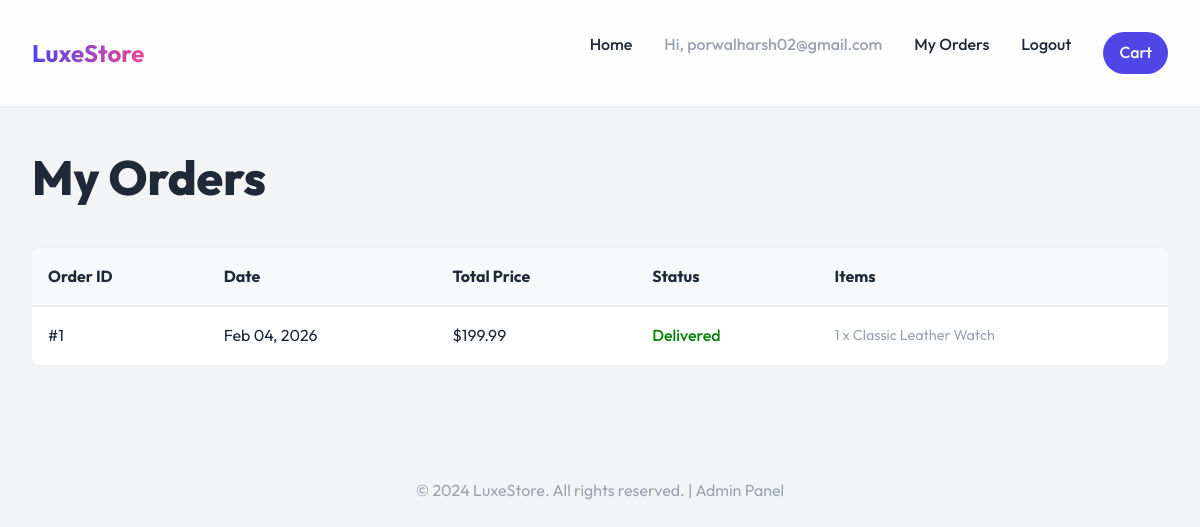
Page /orders/ (signed in) on the committed database.
### shop/models.py (models this page shows, shortened)
class Order(models.Model):
    user = models.ForeignKey(User, on_delete=models.CASCADE, null=True, blank=True)
    full_name = models.CharField(max_length=200)
    address = models.TextField()
    phone_number = models.CharField(max_length=20)
    total_price = models.DecimalField(max_digits=10, decimal_places=2)
    is_delivered = models.BooleanField(default=False)
    created_at = models.DateTimeField(auto_now_add=True)

class OrderItem(models.Model):
    order = models.ForeignKey(Order, on_delete=models.CASCADE)
    product = models.ForeignKey(Product, on_delete=models.CASCADE)
    quantity = models.PositiveIntegerField(default=1)
    price = models.DecimalField(max_digits=10, decimal_places=2)

class Product(models.Model):
    category = models.ForeignKey(Category, on_delete=models.SET_NULL, null=True, blank=True)
    name = models.CharField(max_length=200)
    price = models.DecimalField(max_digits=10, decimal_places=2)
    description = models.TextField()
    image = models.ImageField(upload_to='products/', blank=True, null=True)

### shop/views.py (the view)
# urls.py: path('orders/', views.order_list, name='order_list'),
def order_list(request):
    if not request.user.is_authenticated:
        return redirect('login')
    orders = Order.objects.filter(user=request.user).order_by('-created_at')
    return render(request, 'shop/order_list.html', {'orders': orders})

### shop/templates/shop/order_list.html (shortened to what this page needs)
{% extends 'shop/base.html' %}
{% block content %}
<div class="product-header">
    <h1>My Orders</h1>
</div>
{% if orders %}
<div style="overflow-x: auto;">
    <table
        style="width: 100%; border-collapse: collapse; margin-top: 1rem; background: white; border-radius: 8px; overflow: hidden; box-shadow: 0 2px 10px rgba(0,0,0,0.05);">
        <thead>
            <tr style="background-color: #f8f9fa; border-bottom: 2px solid #eee;">
                <th style="padding: 1rem; text-align: left;">Order ID</th>
                <th style="padding: 1rem; text-align: left;">Date</th>
                <th style="padding: 1rem; text-align: left;">Total Price</th>
                <th style="padding: 1rem; text-align: left;">Status</th>
                <th style="padding: 1rem; text-align: left;">Items</th>
            </tr>
        </thead>
        <tbody>
            {% for order in orders %}
            <tr style="border-bottom: 1px solid #eee;">
                <td style="padding: 1rem;">#{{ order.id }}</td>
                <td style="padding: 1rem;">{{ order.created_at|date:"M d, Y" }}</td>
                <td style="padding: 1rem;">${{ order.total_price }}</td>
                <td style="padding: 1rem;">
                    {% if order.is_delivered %}
                    <span style="color: green; font-weight: 500;">Delivered</span>
                    {% else %}
                    <span style="color: orange; font-weight: 500;">Pending</span>
                    {% endif %}
                </td>
                <td style="padding: 1rem;">
                    <ul style="list-style: none; padding: 0; margin: 0; font-size: 0.9rem; color: var(--gray);">
                        {% for item in order.orderitem_set.all %}
                        <li>{{ item.quantity }} x {{ item.product.name }}</li>
                        {% endfor %}
                    </ul>
                </td>
            </tr>
            {% endfor %}
        </tbody>
    </table>
</div>
{% else %}
<p style="text-align: center; margin-top: 2rem; color: var(--gray);">You have no orders yet.</p>
<div style="text-align: center; margin-top: 1rem;">
    <a href="{% url 'product_list' %}" class="btn">Start Shopping</a>
</div>
{% endif %}
{% endblock %}

### shop/templates/shop/base.html (shortened to what this page needs)
{% load static %}
<!DOCTYPE html>
<html lang="en">
<head>
    <link rel="stylesheet" href="{% static 'shop/style.css' %}">
</head>
<body>
    <nav>
        <div class="container nav-content">
            <a href="{% url 'product_list' %}" class="logo">LuxeStore</a>
            <ul class="nav-links">
                <li><a href="{% url 'product_list' %}">Home</a></li>
                {% if user.is_authenticated %}
                <li><span style="color: var(--gray);">Hi, {{ user.username }}</span></li>
                <li><a href="{% url 'order_list' %}">My Orders</a></li>
                <li><a href="{% url 'logout' %}">Logout</a></li>
                {% else %}
                <li><a href="{% url 'login' %}">Login</a></li>
                <li><a href="{% url 'register' %}">Register</a></li>
                {% endif %}
                <li>
                    <a href="{% url 'cart_detail' %}" class="cart-link">
                        Cart
                    </a>
                </li>
            </ul>
        </div>
    </nav>
    <main class="container">
        {% block content %}{% endblock %}
    </main>
    <footer style="text-align: center; padding: 2rem 0; margin-top: 4rem; color: var(--gray);">
        <p>&copy; 2024 LuxeStore. All rights reserved. | <a href="{% url 'admin:index' %}"
                style="color: var(--gray); text-decoration: none;">Admin Panel</a></p>
    </footer>
</body>
</html>

### shop/static/shop/style.css (style rules this page uses)
:root { --primary: #4f46e5; --primary-dark: #4338ca; --secondary: #ec4899; --dark: #1f2937; --light: #f3f4f6; --white: #ffffff; --gray: #9ca3af; --success: #10b981; --border-radius: 12px; --shadow: 0 4px 6px -1px rgba(0, 0, 0, 0.1), 0 2px 4px -1px rgba(0, 0, 0, 0.06); --shadow-lg: 0 10px 15px -3px rgba(0, 0, 0, 0.1), 0 4px 6px -2px rgba(0, 0, 0, 0.05); --font-main: 'Outfit', sans-serif; }
body { font-family: var(--font-main); background-color: var(--light); color: var(--dark); margin: 0; line-height: 1.6; }
a { text-decoration: none; color: inherit; transition: color 0.3s ease; }
ul { list-style: none; padding: 0; }
.container { max-width: 1200px; margin: 0 auto; padding: 0 2rem; }
nav { background: rgba(255, 255, 255, 0.8); backdrop-filter: blur(10px); border-bottom: 1px solid rgba(0,0,0,0.05); position: sticky; top: 0; z-index: 100; padding: 1rem 0; }
.nav-content { display: flex; justify-content: space-between; align-items: center; }
.logo { font-size: 1.5rem; font-weight: 700; background: linear-gradient(to right, var(--primary), var(--secondary)); -webkit-background-clip: text; -webkit-text-fill-color: transparent; }
.nav-links { display: flex; gap: 2rem; font-weight: 500; }
.cart-link { display: flex; align-items: center; gap: 0.5rem; background: var(--primary); color: var(--white); padding: 0.5rem 1rem; border-radius: 50px; transition: transform 0.2s; }
h1 { font-size: 3rem; margin-bottom: 1rem; font-weight: 800; }

### rows in the picture
Order: id "1", created_at "Feb 04, 2026", total_price "199.99", is_delivered "Delivered"
OrderItem: quantity "1", product.name "Classic Leather Watch"

### other values in the picture
{{ user.username }} "porwalharsh02@gmail.com"
